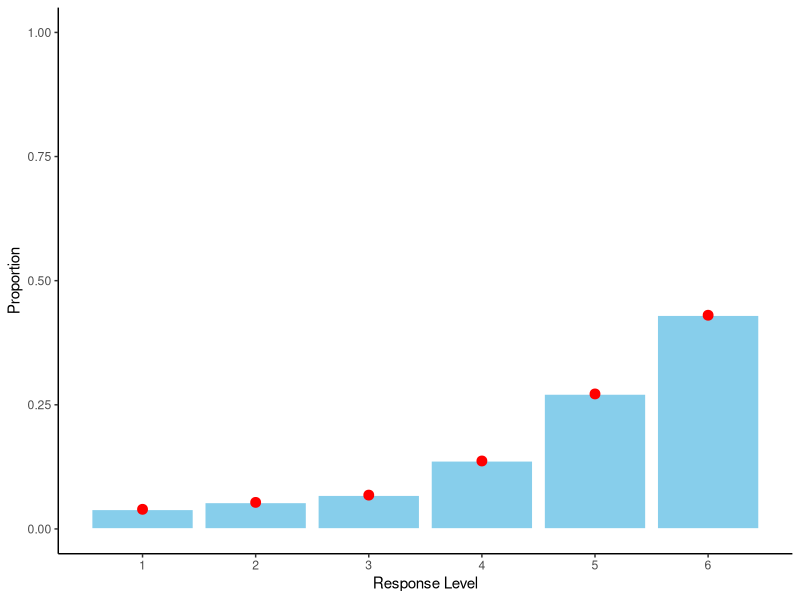
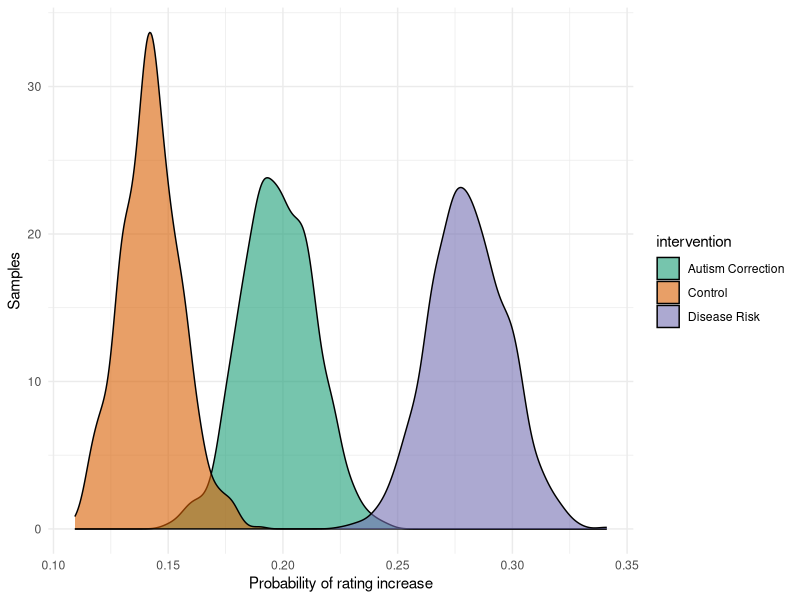

Recreate these plots in R, in order.
## ---- chunk 1
knitr::opts_chunk$set(cache=TRUE, echo=FALSE, warning=FALSE, message=FALSE,
                      fig.width=9, fig.align="center")
## ---- chunk 2
# Required librarys and external files ----------------------------------------

library(readxl)
library(tidyr)
library(dplyr)
library(ggplot2)
library(gridExtra)

# Clean and process the data --------------------------------------------------

# Generates warnings for the Ps who didn't do day 2
suppressWarnings(expData <- read_excel("Vacc_HPHH_publicDataset.xlsx", sheet = 2))

# Exclude Ps who didn't do day 2 and failed the attention checks
expData.clean <- expData %>%
  # It's good to add a subject number so we can go back to original data
  mutate(subject_number = 1:nrow(.)) %>%
  filter(Returned == 1,
         `AttentionCheck_PostTest (if = 4 then include)` == 4,
         `AttentionChecks_Sum(include if = 4)` == 4,
         Paid_Attention == 1)

# Get all the dependent measures into a DF
questionnaireData <- expData.clean %>%
  # Pull out the columns and use consistent names
  select(subject_number,
         intervention = Condition,
         pretest.healthy = Healthy_VaxscalePretest,
         posttest.healthy = Healthy_VaxscalePosttest,
         pretest.diseases = Diseases_VaxScalePretest,
         posttest.diseases = Diseases_VaxScalePosttest,
         pretest.doctors = Doctors_VaxScalePreTest,
         posttest.doctors = Doctors_VaxScalePostTest,
         pretest.side_effects = Sideeffects_VaxScalePreTest,
         posttest.side_effects = Sideeffects_VaxScalePostTest,
         pretest.plan_to = Planto_VaxScalePreTest,
         posttest.plan_to = Planto_VaxScalePostTest) %>%
  # Reverse-code the approrpiate columns
  mutate(pretest.diseases = 7 - pretest.diseases,
         posttest.diseases = 7 - posttest.diseases,
         pretest.side_effects = 7 - pretest.side_effects,
         posttest.side_effects = 7 - posttest.side_effects) %>%
  # Tidy the data
  gather("question", "response", -subject_number, -intervention) %>%
  separate(question, c("interval", "question"), sep = "\\.") %>% 
  mutate(intervention = factor(intervention, 
                               c("Control", "Autism Correction", "Disease Risk")),
         interval = factor(interval, 
                           c("pretest", "posttest"), ordered = TRUE),
         question = factor(question, 
                           c("healthy", "diseases", "doctors", "side_effects", "plan_to"))) %>%
  # Pre- and post-test get their own columns in these analyses
  mutate(interval = paste0(interval, "_response")) %>%
  spread(interval, response)
# -----------------------------------------------------------------------------
## ---- chunk 3
numBootstraps <- 1e3  # Should be a big number
numObservations <- nrow(questionnaireData)
uniqueResponses <- sort(unique(questionnaireData$pretest_response))
interventionLevels <- levels(questionnaireData$intervention)

# The observed proportion of responses at each level
pretestResponseProbs <- as.numeric(table(questionnaireData$pretest_response)) / 
  numObservations
## ---- chunk 4
# Bootstrap to find the probability that each response will be given to pre-test
# questions.
pretestData <- array(data = 0,
                     dim = c(numBootstraps,
                             length(uniqueResponses)),
                     dimnames = list(NULL,
                                     paste(uniqueResponses)))

# Run the bootstrap
for (ii in seq_len(numBootstraps)) {
  bootSamples <- sample(questionnaireData$pretest_response, 
                        numObservations, 
                        replace = TRUE)
  bootSamplesTabulated <- table(bootSamples)
  pretestData[ii, names(bootSamplesTabulated)] <- bootSamplesTabulated
}

# Convert the counts to probabilities
pretestData <- pretestData / numObservations
## ---- chunk 5
pretestDF <- data_frame(response = uniqueResponses, 
                        bootstrap_prob = apply(pretestData, 2, mean),
                        bootstrap_sd = apply(pretestData, 2, sd),
                        observed_prob = pretestResponseProbs)

ggplot(pretestDF, aes(x = response)) + 
  geom_bar(aes(y = observed_prob), stat = "identity", 
           color="white", fill="skyblue") + 
  geom_point(aes(y = bootstrap_prob), size = 3, color = "red") + 
  geom_errorbar(aes(ymin = bootstrap_prob - bootstrap_sd/2, 
                    ymax = bootstrap_prob + bootstrap_sd/2),
                size = 2, color = "red", width = 0) +
  scale_x_continuous(breaks = 1:length(uniqueResponses)) +
  scale_y_continuous(limits = c(0, 1)) +
  xlab("Response Level") + 
  ylab("Proportion") + 
  theme_classic()
## ---- chunk 6
# preintervention responses x intervention groups x bootstraps x postintervention responses
posttestData <- array(data = 0,
                      dim = c(length(uniqueResponses),
                              length(interventionLevels),
                              numBootstraps, 
                              length(uniqueResponses)),
                      dimnames = list(paste(uniqueResponses),
                                      interventionLevels,
                                      NULL,
                                      paste(uniqueResponses)))

for (pretestResponse in seq_along(uniqueResponses)) {
  for (interventionLevel in seq_along(interventionLevels)) {
    # Get the subset of data for each combination of intervention and
    # pre-intervention response level.
    questionnaireDataSubset <- filter(questionnaireData,
                                      intervention == interventionLevels[interventionLevel],
                                      pretest_response == pretestResponse)
    numObservationsSubset <- nrow(questionnaireDataSubset)
    
    # Run the bootstrap
    for (ii in seq_len(numBootstraps)) {
      bootSamples <- sample(questionnaireDataSubset$posttest_response, 
                            numObservationsSubset, 
                            replace = TRUE)
      bootSamplesTabulated <- table(bootSamples)
      posttestData[pretestResponse, 
                   interventionLevel, 
                   ii, 
                   names(bootSamplesTabulated)] <- bootSamplesTabulated
    }
    
    # Convert the counts to probabilities
    posttestData[pretestResponse, interventionLevel, , ] <- 
      posttestData[pretestResponse, interventionLevel, , ] / numObservationsSubset
  }
  
  # Convert the conditional probabilities to joint probabilities using the 
  # observed priors on each pretest response.
  posttestData[pretestResponse, , , ] <- posttestData[pretestResponse, , , ] *
    pretestResponseProbs[pretestResponse]
}
## ---- chunk 7
posttestIncrease <- array(data = 0, 
                          dim = c(numBootstraps,
                                  length(interventionLevels)),
                          dimnames = list(NULL,
                                          interventionLevels))

for (interventionLevel in seq_along(interventionLevels)) {
  for (pretestResponse in seq_along(uniqueResponses)) {
    for (posttestResponse in seq_along(uniqueResponses)) {
      if (posttestResponse > pretestResponse) {
        posttestIncrease[, interventionLevel] <- posttestIncrease[, interventionLevel] +
          posttestData[pretestResponse, interventionLevel, , posttestResponse]
      }
    }
  }
}
## ---- chunk 8
sum(posttestIncrease[, which(interventionLevels == "Disease Risk")] > 
      posttestIncrease[, which(interventionLevels == "Autism Correction")]) / 
  nrow(posttestIncrease)
## ---- chunk 9
posttestDF <- gather(as.data.frame(posttestIncrease), "intervention", "prob_increase")
ggplot(posttestDF, aes(x = prob_increase, fill = intervention)) + 
  geom_density(alpha = 0.6) + 
  scale_fill_brewer(type = "qual", palette = "Dark2") +
  ylab("Samples") + xlab("Probability of rating increase") + 
  theme_minimal()
